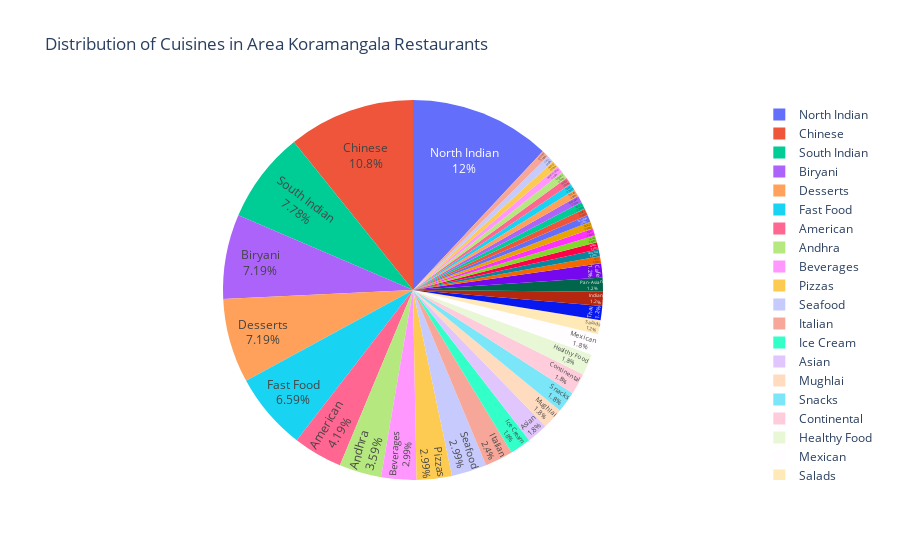

Notebook source saved alongside this figure:
### Code cell
fig = px.pie(data_frame = cu_Koramangala,
            names = cu_Koramangala['Cuisine'],
            values = cu_Koramangala['Count'],
            title = 'Distribution of Cuisines in Area Koramangala Restaurants')
fig.update_traces(textposition = 'inside', textinfo = 'percent+label')
fig.show()

### Figure 1 — Plotly figure (JSON) as saved in the notebook; plotly's stock layout.template omitted (floating-point values rounded to 4 significant figures)
{"data": [{"domain": {"x": [0, 1], "y": [0, 1]}, "hovertemplate": "Cuisine=%{label}<br>Count=%{value}<extra></extra>", "labels": ["North Indian", "Chinese", "South Indian", "Biryani", "Desserts", "Fast Food", "American", "Andhra", "Beverages", "Pizzas", "Seafood", "Italian", "Ice Cream", "Asian", "Mughlai", "Snacks", "Continental", "Healthy Food", "Mexican", "Salads", "Thai", "Indian", "Pan-Asian", "Cafe", "Grill", "Home Food", "Kebabs", "Juices", "Chaat", "Turkish", "Portuguese", "Sweets", "Kerala", "Hyderabadi", "Punjabi", "Pastas", "Bakery", "Lebanese", "Mediterranean", "Arabian", "Jain", "Oriental"], "legendgroup": "", "name": "", "showlegend": true, "textinfo": "percent+label", "textposition": "inside", "type": "pie", "values": [20, 18, 13, 12, 12, 11, 7, 6, 5, 5, 5, 4, 3, 3, 3, 3, 3, 3, 3, 2, 2, 2, 2, 2, 1, 1, 1, 1, 1, 1, 1, 1, 1, 1, 1, 1, 1, 1, 1, 1, 1, 1]}], "layout": {"legend": {"tracegroupgap": 0}, "title": {"text": "Distribution of Cuisines in Area Koramangala Restaurants"}}}
